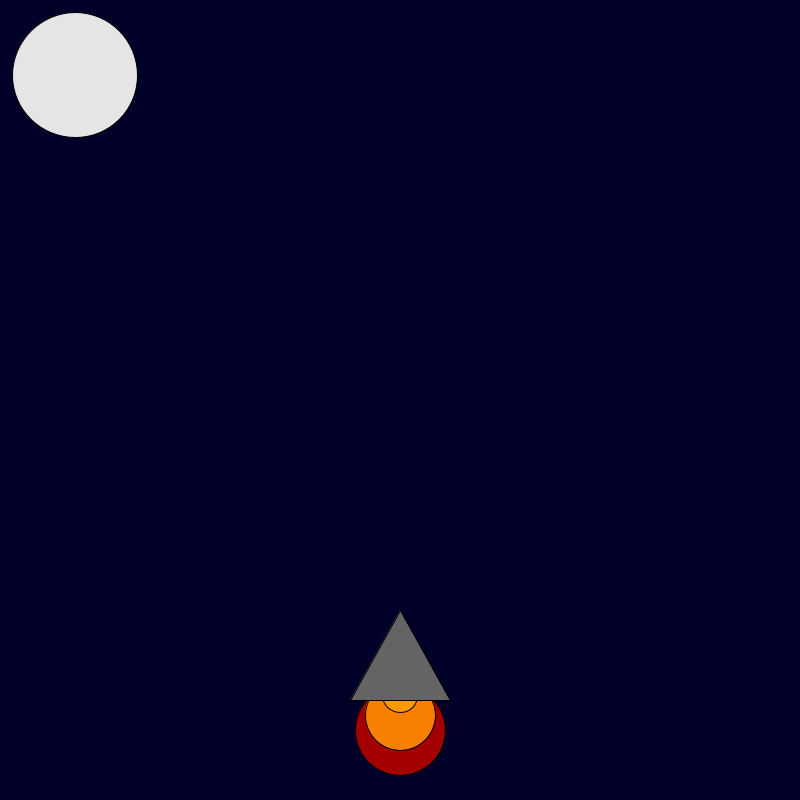
Frame 1 (no input)
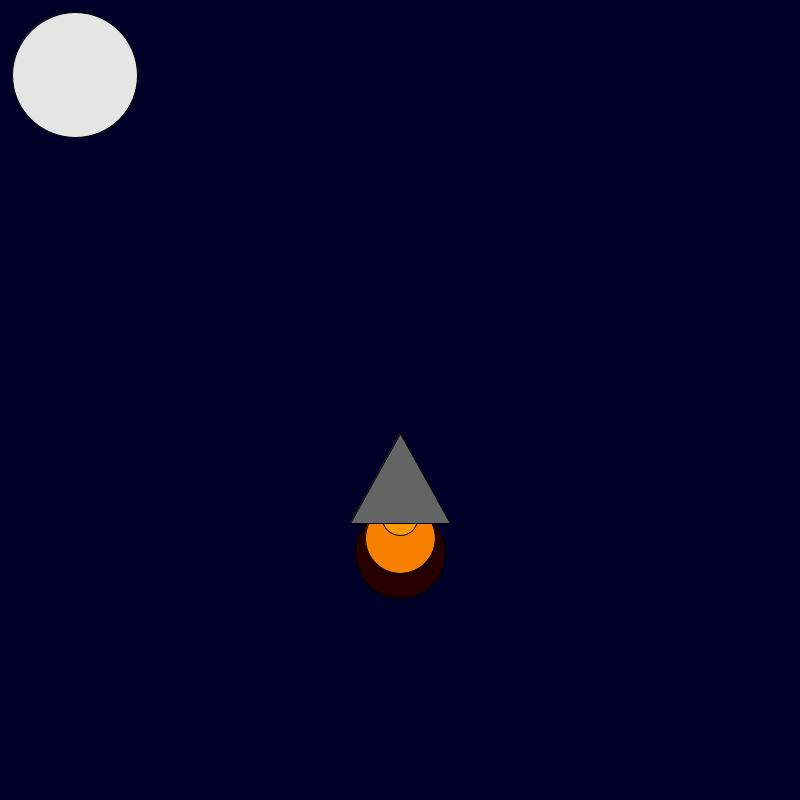
Frame 60 (the mouse pressed at the canvas centre just before this capture)
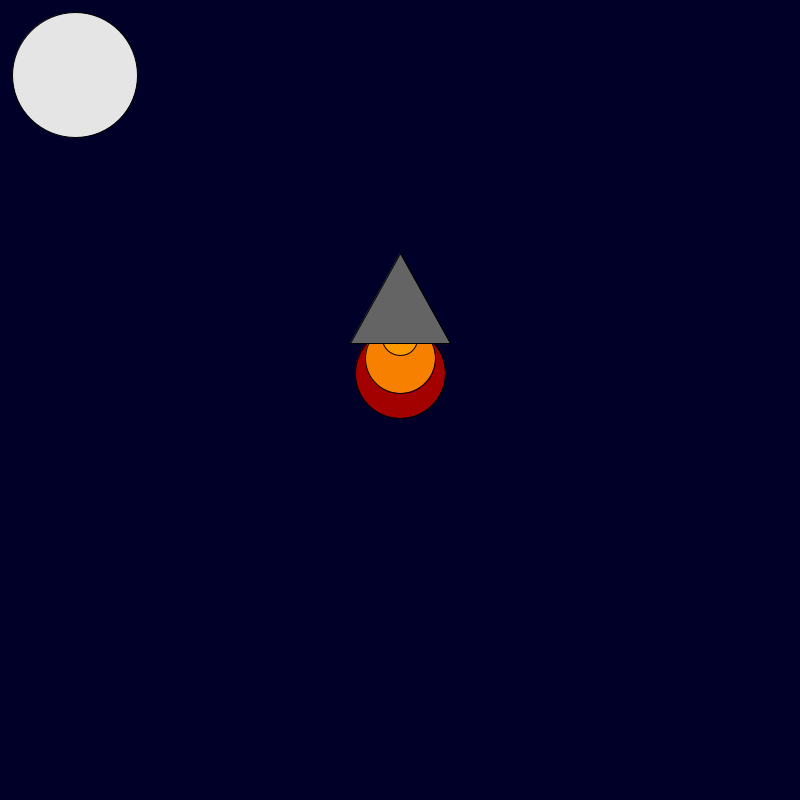
Frame 120 (the mouse held since frame 60 and released just before this capture)

The Processing sketch that drew these frames (run headless with seeded random() and noise(); from frame 60 on, the mouse is pressed at the canvas centre):

// Processing sketch: rocket_ship
// ── rocket_ship.pde
int x = 400; 
int y = 600; 

void setup() {
    size(800, 800);
    
}

void draw() {
    background(0, 0, 40); 
    fill(random(255), 0, 0);
    ellipse(x, y + 130, 90, 90);
    fill(248, 128, 0);
    ellipse(x, y + 115, 70, 70);
    fill(255, 153, 0);
    ellipse(x, y + 95, 35, 35);
    fill(100, 100, 100);
    triangle(x, y + 10, x + 50, y + 100, x - 50, y + 100);
    fill(#E5E5E5); 
    ellipse(75,75,125,125); 

    y= y-3; 



  
}
